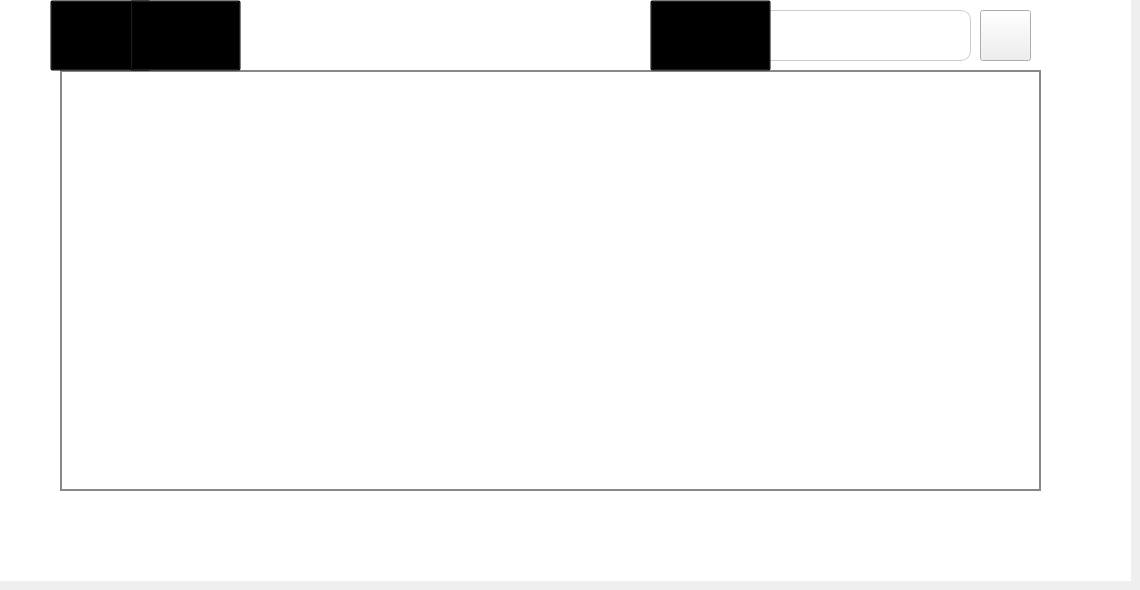
   <widget class="QWidget" name="tab_3">
    <attribute name="title">
     <string>Liste des ressources</string>
    </attribute>
    <widget class="QTableWidget" name="tableViewRessources">
     <property name="geometry">
      <rect>
       <x>60</x>
       <y>70</y>
       <width>981</width>
       <height>421</height>
      </rect>
     </property>
     <property name="styleSheet">
      <string notr="true">/* Fond blanc pour le contenu des onglets avec bordure renforcée */
QTabWidget::pane {
    background-color: rgb(255, 255, 255); /* Fond blanc */
    border: 2px solid #888;
    border-radius: 10px;
    padding: 10px;
    margin-top: 5px; /* Espacement entre les onglets et le contenu */
}

/* Style des onglets */
QTabBar::tab {
    background: rgb(230, 230, 230); /* Couleur de fond des onglets (gris clair) */
    border: 2px solid #666;
    border-top-left-radius: 10px;
    border-top-right-radius: 10px;
    padding: 8px 16px;
    font-size: 14px;
    font-weight: bold; /* Titres en gras */
    margin-right: 4px; /* Espacement entre les onglets */
    transition: background 0.3s ease; /* Transition fluide */
}

/* Style des onglets sélectionnés */
QTabBar::tab:selected {
    background: #0078d4;  /* Couleur de fond quand l'onglet est sélectionné */
    color: white;
    font-weight: bold;
    border-bottom: 3px solid #0078d4; /* Ligne en bas pour l'onglet actif */
}

/* Style des onglets au survol */
QTabBar::tab:hover {
    background: #005a9e; /* Couleur de fond quand l'onglet est survolé */
    color: white;
}

/* Style des onglets non sélectionnés */
QTabBar::tab:!selected {
    margin-top: 2px;
}

/* Style général du widget */
QWidget {
    background-color: rgb(255, 255, 255);
    color: #333333;
    font-size: 16px;
    font-family: &quot;Segoe UI&quot;, Arial, sans-serif;
}

/* Style pour les tableaux */
QTableWidget {
    border: 2px solid #888;
    gridline-color: #666;
}

QHeaderView::section {
    background-color: #0078d4;
    color: white;
    font-weight: bold;
    border: 1px solid #666;
    padding: 8px;
}

/* Style pour les boutons plus visibles */
QPushButton {
    background-color: #0078d4;
    color: white;
    padding: 12px 24px;
    border-radius: 8px;
    border: 2px solid #005a9e;
    font-size: 16px;
    font-weight: bold;
    cursor: pointer;
    transition: background 0.3s ease, box-shadow 0.3s ease;
    box-shadow: 0px 4px 6px rgba(0, 0, 0, 0.2);
}

QPushButton:hover {
    background-color: #005a9e;
    box-shadow: 0px 6px 8px rgba(0, 0, 0, 0.25);
}

QPushButton:pressed {
    background-color: #003d6a;
    box-shadow: 0px 2px 4px rgba(0, 0, 0, 0.2);
}
QPushButton#btnSupprimer {
    background-color: #d32f2f;
    border: 2px solid #b71c1c;
}

QPushButton#btnSupprimer:hover {
    background-color: #b71c1c;
}

/* Style pour les icônes des boutons Modifier et Supprimer */
QPushButton#btnModifier {
    background-color: transparent;
    border: none;
}

QPushButton#btnModifier:hover {
    background-color: rgba(0, 0, 0, 0.1);
}

QPushButton#btnSupprimer {
    background-color: transparent;
    border: none;
}

QPushButton#btnSupprimer:hover {
    background-color: rgba(255, 0, 0, 0.1);
}

/* Style pour les champs de saisie avec bordure */
QLineEdit {
    background-color: #ffffff;
    border: 2px solid #888;
    border-radius: 5px;
    padding: 8px;
    font-size: 14px;
    font-weight: bold;
    color: #333333;
}

QLineEdit:focus {
    border: 2px solid #0078d4;
    outline: none;
}

/* Style pour les cases à cocher */
QCheckBox {
    font-size: 14px;
    font-weight: bold;
    color: #333333;
}

QCheckBox::indicator {
    width: 16px;
    height: 16px;
    border: 2px solid #888;
    border-radius: 3px;
    background-color: #ffffff;
}

QCheckBox::indicator:checked {
    background-color: #0078d4;
    border: 2px solid #0078d4;
}

/* Style pour les menus */
QMenuBar {
    background-color: #ffffff;
    color: #333333;
    font-size: 14px;
    font-weight: bold;
}

QMenuBar::item {
    background-color: transparent;
    padding: 8px 16px;
}

QMenuBar::item:selected {
    background-color: #0078d4;
    color: white;
}

QMenu {
    background-color: #ffffff;
    border: 2px solid #888;
    padding: 8px;
}

QMenu::item {
    padding: 8px 24px;
    font-size: 14px;
    font-weight: bold;
    color: #333333;
}

QMenu::item:selected {
    background-color: #0078d4;
    color: white;
}</string>
     </property>
    </widget>
    <widget class="QPushButton" name="exportExel">
     <property name="geometry">
      <rect>
       <x>50</x>
       <y>0</y>
       <width>101</width>
       <height>71</height>
      </rect>
     </property>
     <property name="styleSheet">
      <string notr="true">image: url(:/img/images/xls_4726040.png);
background: transparent;</string>
     </property>
     <property name="text">
      <string/>
     </property>
    </widget>
    <widget class="QLineEdit" name="lineEditRecherche">
     <property name="geometry">
      <rect>
       <x>750</x>
       <y>10</y>
       <width>221</width>
       <height>51</height>
      </rect>
     </property>
     <property name="styleSheet">
      <string notr="true">QLineEdit {
    border: 1px solid #ccc;
    border-radius: 10px;
color: black;
    padding: 5px 10px;
    font-size: 14px;
    padding-left: 45px;
	background-color: rgb(255, 255, 255);
}
</string>
     </property>
    </widget>
    <widget class="QPushButton" name="btnRecherche">
     <property name="geometry">
      <rect>
       <x>980</x>
       <y>10</y>
       <width>51</width>
       <height>51</height>
      </rect>
     </property>
     <property name="font">
      <font>
       <family>Segoe UI</family>
       <pointsize>-1</pointsize>
      </font>
     </property>
     <property name="styleSheet">
      <string notr="true">image: url(:/img/images/search-interface-symbol.png);</string>
     </property>
     <property name="text">
      <string/>
     </property>
    </widget>
    <widget class="QPushButton" name="btnResetRecherche">
     <property name="geometry">
      <rect>
       <x>1030</x>
       <y>0</y>
       <width>71</width>
       <height>71</height>
      </rect>
     </property>
     <property name="styleSheet">
      <string notr="true">QPushButton {
    image: url(:/img/images/reset.png);
    background: transparent;
    background-repeat: no-repeat;
    background-position: center;
    border: none; /* Supprime la bordure */
    
}
</string>
     </property>
     <property name="text">
      <string/>
     </property>
    </widget>
    <widget class="QPushButton" name="btntrie">
     <property name="geometry">
      <rect>
       <x>650</x>
       <y>0</y>
       <width>121</width>
       <height>71</height>
      </rect>
     </property>
     <property name="styleSheet">
      <string notr="true">image: url(:/img/images/swap.png);
background: transparent;</string>
     </property>
     <property name="text">
      <string/>
     </property>
    </widget>
    <widget class="QPushButton" name="catalogue">
     <property name="geometry">
      <rect>
       <x>130</x>
       <y>0</y>
       <width>111</width>
       <height>71</height>
      </rect>
     </property>
     <property name="styleSheet">
      <string notr="true">image: url(:/img/images/catalogue.png);
background: transparent;</string>
     </property>
     <property name="text">
      <string/>
     </property>
    </widget>
    <widget class="QLabel" name="label_2">
     <property name="geometry">
      <rect>
       <x>0</x>
       <y>0</y>
       <width>1131</width>
       <height>581</height>
      </rect>
     </property>
     <property name="styleSheet">
      <string notr="true">background-color: rgb(255, 255, 255);</string>
     </property>
     <property name="text">
      <string/>
     </property>
    </widget>
    <zorder>label_2</zorder>
    <zorder>tableViewRessources</zorder>
    <zorder>exportExel</zorder>
    <zorder>lineEditRecherche</zorder>
    <zorder>btnRecherche</zorder>
    <zorder>btnResetRecherche</zorder>
    <zorder>btntrie</zorder>
    <zorder>catalogue</zorder>
   </widget>
